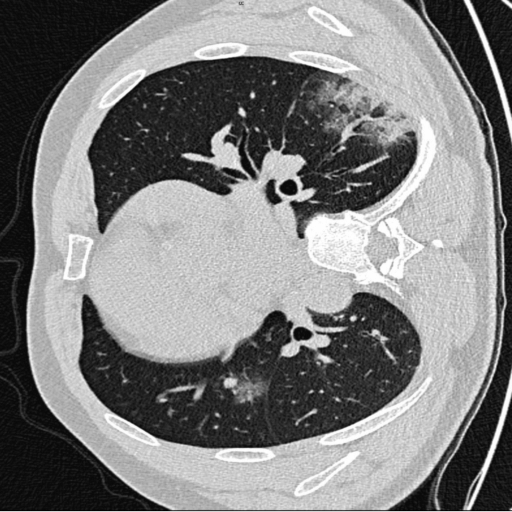
#> input picture TestImages/0.png, 512 x 512 px; its folder holds only this picture in this run
$ jupyter execute --allow-errors Untitled.ipynb
#> lines starting #> are read from the running program, lines starting #| are printed output that depends on the picture; after the words box and inside, x2 and y2 are one past the last pixel; in counts of white or black regions, pixels touching at a corner belong together
[cell 1]
import cv2
import numpy as np
import pandas as pd
import matplotlib.pyplot as plt
import glob
from skimage.segmentation import slic
from skimage.segmentation import mark_boundaries
from skimage.util import img_as_float
from skimage import io
from skimage.segmentation import random_walker

testImages = [io.imread(file,0) for file in glob.glob("TestImages/*.png")]
#> testImages = 1 item
read = []
for images in range(len(testImages)):
    image = cv2.cvtColor(testImages[images],cv2.COLOR_GRAY2BGR)
    read.append(image)
#> this loop made 1 pass
#> after the loop, read = 1 item

for images in range(len(read)):
    segmented = slic(read[images], n_segments = 25, sigma=0)
    fig = plt.figure("Superpixels -- %d segments"%(images),figsize=(8,8))
    ax = fig.add_subplot(1, 1, 1)
    ax.imshow(mark_boundaries(read[images], segmented))
#> this loop made 1 pass
#> pass 1, `segmented = slic(read[images], n_segments = 25, sigma=0)`:
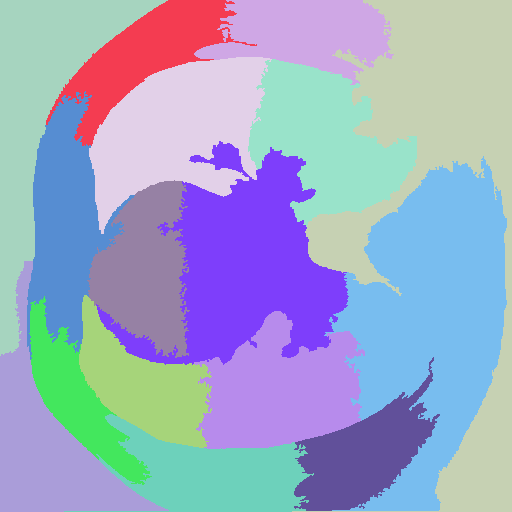
#> segmented: shape (512, 512) int64; 16 distinct labels, from 1 to 16; one colour per label, 0 black
plt.show()
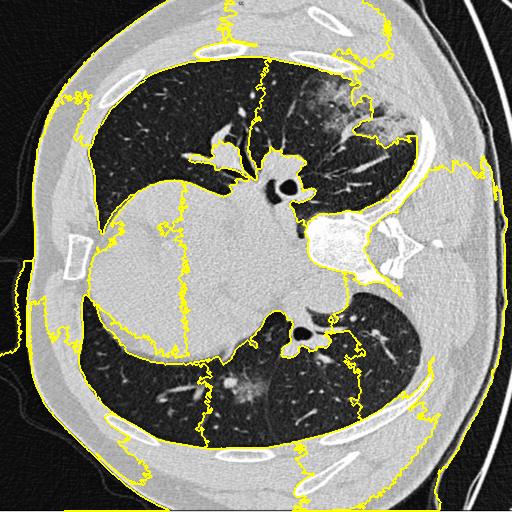
#> shown: shape (512, 512, 3) float64; mean R, G, B 0.52, 0.52, 0.466

[cell 2]
#function to show n images
def showImages(images, rows, cols):
    plt.figure(figsize = (16,16))
    for i in range (rows*cols):
        plt.subplot(rows, cols, i + 1)
        plt.imshow(images[i], cmap='gray')
        plt.title('Lung')
        plt.xticks(())
        plt.yticks(())

[cell 3]
img = cv2.imread('TestImages/9.png',0)
ret, thresh1 = cv2.threshold(img, 0, 255, cv2.THRESH_BINARY + cv2.THRESH_OTSU)
#> ret = 0

# the window showing output image
# with the corresponding thresholding
# techniques applied to the input image
cv2.imshow('Otsu Threshold', thresh1)
cv2.waitKey(0)
cv2.destroyAllWindows()

plt.figure(figsize = (16,16))
#> (the rest of this cell did not finish here and is left out)

[cell 4]
threshold = []
for image1 in (testImages):
    ret, thresh1 = cv2.threshold(image1, 0, 255, cv2.THRESH_BINARY + cv2.THRESH_OTSU)
    threshold.append(thresh1)
#> this loop made 1 pass
#> ret on pass 1: 115
#> pass 1, `ret, thresh1 = cv2.threshold(image1, 0, 255, cv2.THRESH_BINARY + cv2.T..`:
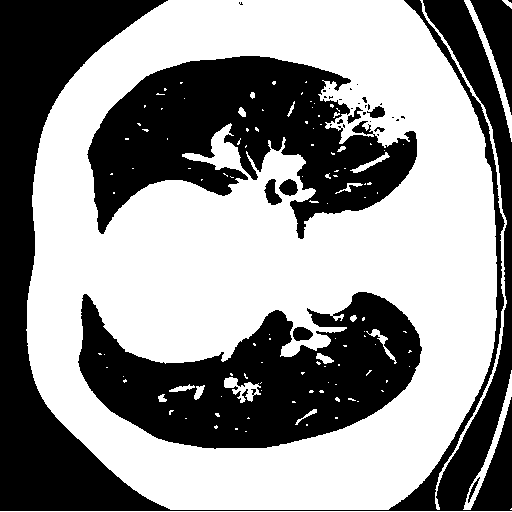
#> thresh1: shape (512, 512); 56.7% white; 35 black regions (24 under 20 px), largest, box (x1, y1, x2, y2) and area: (0, 0, 512, 511) 47862, (87, 56, 417, 239) 31651, (78, 292, 422, 449) 30683
#> after the loop, threshold = 1 item

#> (the rest of this cell did not finish here and is left out)


[cell 5]
threshold1 = []
for images in range(len(threshold)):
    image = cv2.cvtColor(threshold[images],cv2.COLOR_GRAY2BGR)
    threshold1.append(image)
#> after the loop, threshold1 = 1 item

for images in range(len(threshold1)):
    segmented = slic(threshold1[images], n_segments = 25, sigma=0,compactness=10)
    fig = plt.figure("Superpixels -- %d segments"%(images),figsize=(8,8))
    ax = fig.add_subplot(1, 1, 1)
    ax.imshow(mark_boundaries(threshold1[images], segmented))
#> this loop made 1 pass
#> pass 1, `segmented = slic(threshold1[images], n_segments = 25, sigma=0,compactn..`:
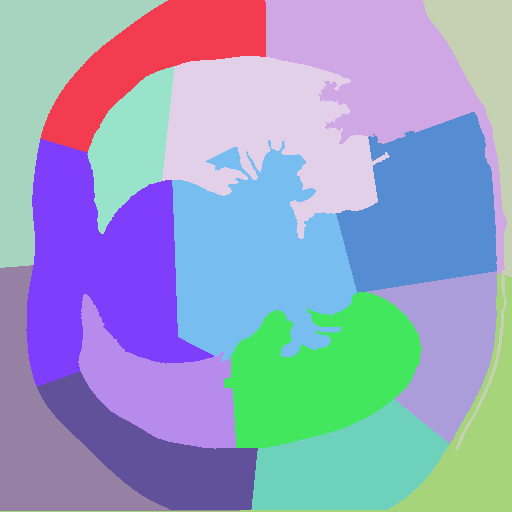
#> segmented: shape (512, 512) int64; 16 distinct labels, from 1 to 16; one colour per label, 0 black
plt.show()
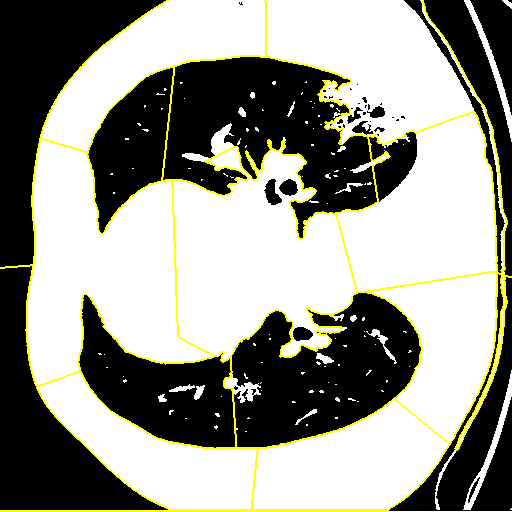
#> shown: shape (512, 512, 3) float64; mean R, G, B 0.586, 0.586, 0.544

$ run again, on TestImages/4.png
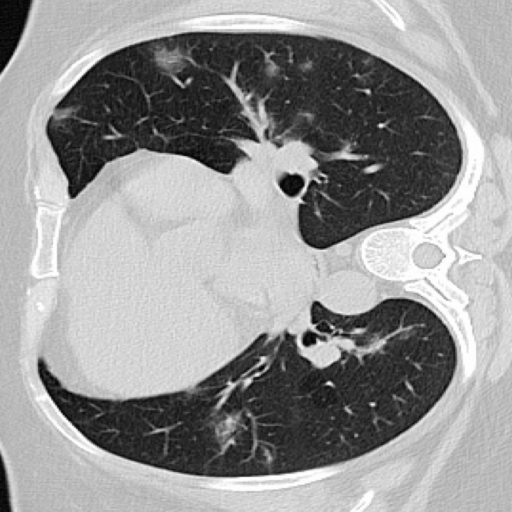
#> input picture TestImages/4.png, 512 x 512 px
#> testImages = 1 item
#> the loop `for images in range(len(testImages)):` made 1 pass
#> the loop `for images in range(len(read)):` made 1 pass
#> `ret, thresh1 = cv2.threshold(img, 0, 255, cv2.THRESH_BINARY + cv2.THRE..`: ret = 0
#> the loop `for image1 in (testImages):` made 1 pass
#> ret on pass 1: 126
#> pass 1, `ret, thresh1 = cv2.threshold(image1, 0, 255, cv2.THRESH_BINARY + cv2.T..`:
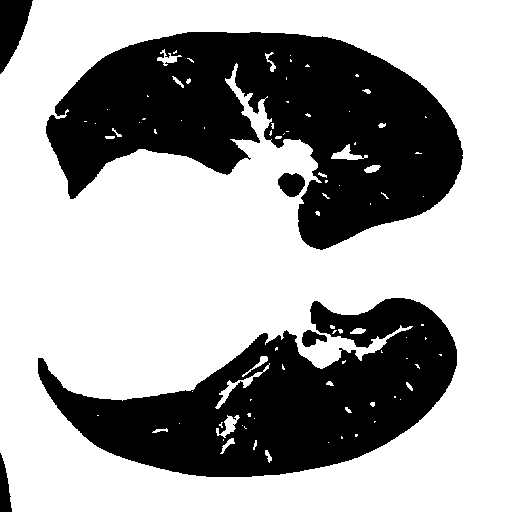
#> thresh1: shape (512, 512); 64.7% white; 6 black regions, box (x1, y1, x2, y2) and area: (46, 32, 463, 250) 51098, (38, 298, 457, 477) 38649, (0, 0, 33, 74) 1477, (278, 173, 305, 197) 482, (0, 453, 12, 512) 448, (302, 330, 327, 347) 258
#> after the loop `for image1 in (testImages):`: threshold = 1 item
#> the loop `for images in range(len(threshold)):` made 1 pass
#> the loop `for images in range(len(threshold1)):` made 1 pass
#> `plt.show()`:
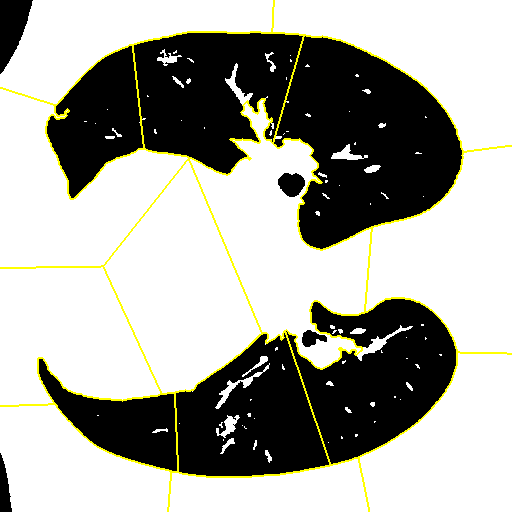
#> shown: shape (512, 512, 3) float64; mean R, G, B 0.66, 0.66, 0.631

$ run again, on TestImages/5.png
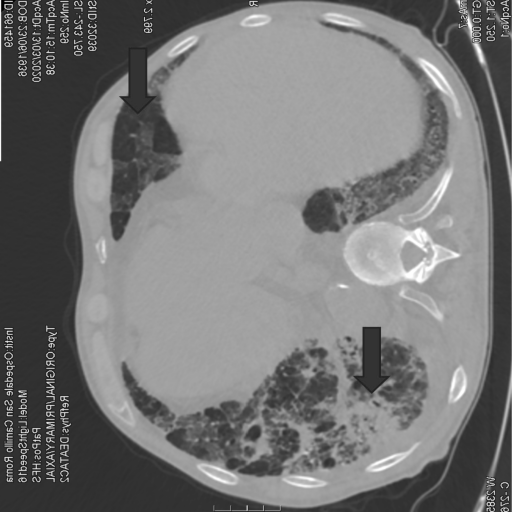
#> input picture TestImages/5.png, 512 x 512 px
#> testImages = 1 item
#> the loop `for images in range(len(testImages)):` made 1 pass
#> the loop `for images in range(len(read)):` made 1 pass
#> `ret, thresh1 = cv2.threshold(img, 0, 255, cv2.THRESH_BINARY + cv2.THRE..`: ret = 0
#> the loop `for image1 in (testImages):` made 1 pass
#> ret on pass 1: 109
#> pass 1, `ret, thresh1 = cv2.threshold(image1, 0, 255, cv2.THRESH_BINARY + cv2.T..`:
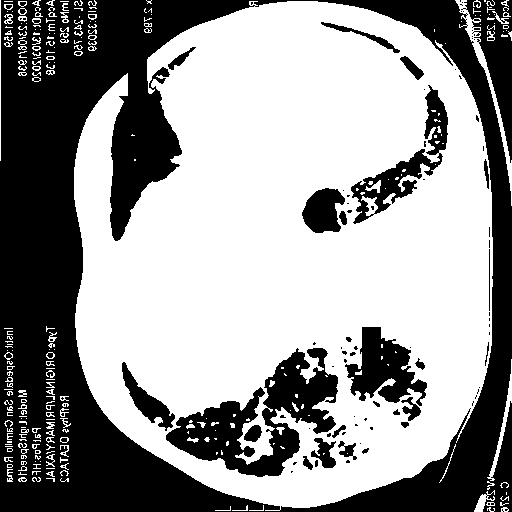
#> thresh1: shape (512, 512); 59.4% white; 112 black regions (86 under 20 px), largest, box (x1, y1, x2, y2) and area: (0, 0, 512, 512) 82593, (166, 348, 338, 477) 8867, (345, 327, 427, 406) 3335
#> after the loop `for image1 in (testImages):`: threshold = 1 item
#> the loop `for images in range(len(threshold)):` made 1 pass
#> the loop `for images in range(len(threshold1)):` made 1 pass
#> `plt.show()`:
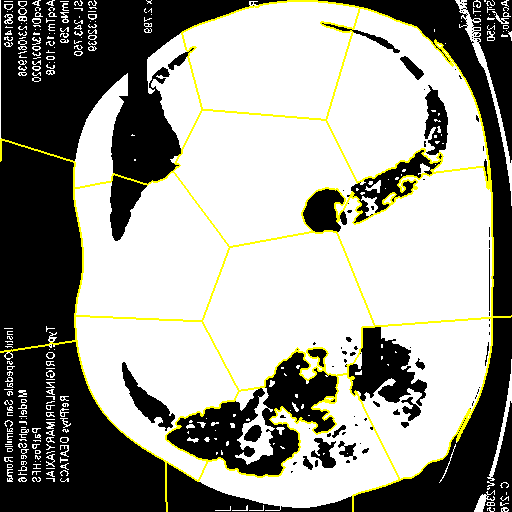
#> shown: shape (512, 512, 3) float64; mean R, G, B 0.607, 0.607, 0.574

$ run again, on TestImages/6.png
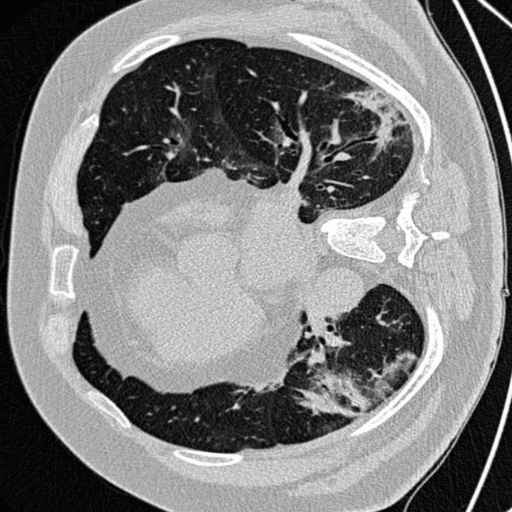
#> input picture TestImages/6.png, 512 x 512 px
#> testImages = 1 item
#> the loop `for images in range(len(testImages)):` made 1 pass
#> the loop `for images in range(len(read)):` made 1 pass
#> `ret, thresh1 = cv2.threshold(img, 0, 255, cv2.THRESH_BINARY + cv2.THRE..`: ret = 0
#> the loop `for image1 in (testImages):` made 1 pass
#> ret on pass 1: 106
#> pass 1, `ret, thresh1 = cv2.threshold(image1, 0, 255, cv2.THRESH_BINARY + cv2.T..`:
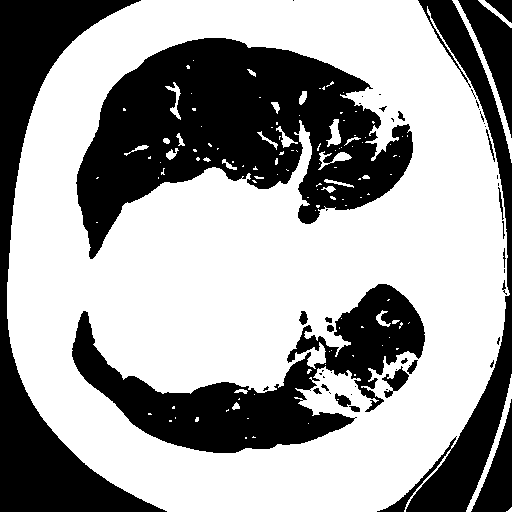
#> thresh1: shape (512, 512); 62.5% white; 51 black regions (28 under 20 px), largest, box (x1, y1, x2, y2) and area: (76, 38, 413, 259) 38536, (0, 0, 167, 512) 21347, (72, 284, 425, 453) 20745
#> after the loop `for image1 in (testImages):`: threshold = 1 item
#> the loop `for images in range(len(threshold)):` made 1 pass
#> the loop `for images in range(len(threshold1)):` made 1 pass
#> `plt.show()`:
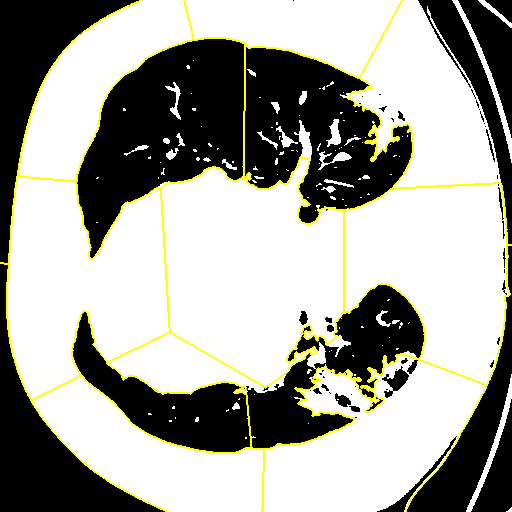
#> shown: shape (512, 512, 3) float64; mean R, G, B 0.639, 0.639, 0.605
